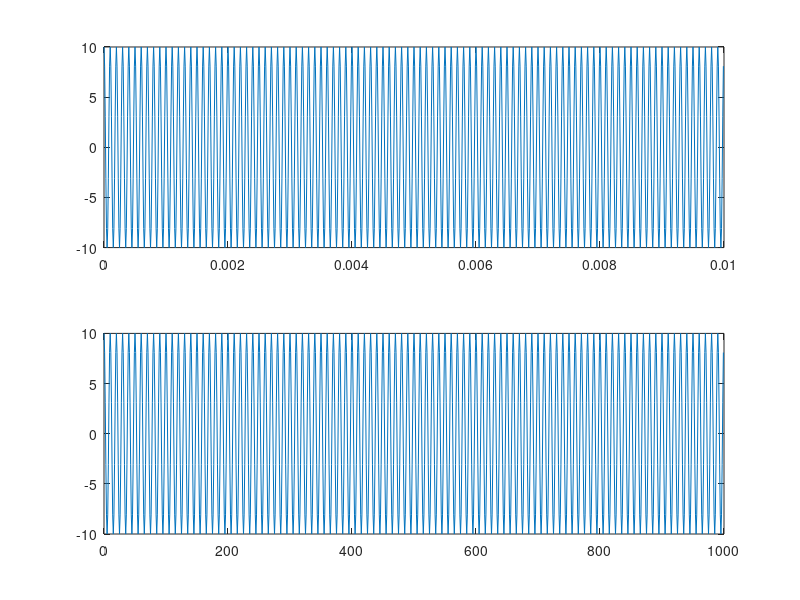
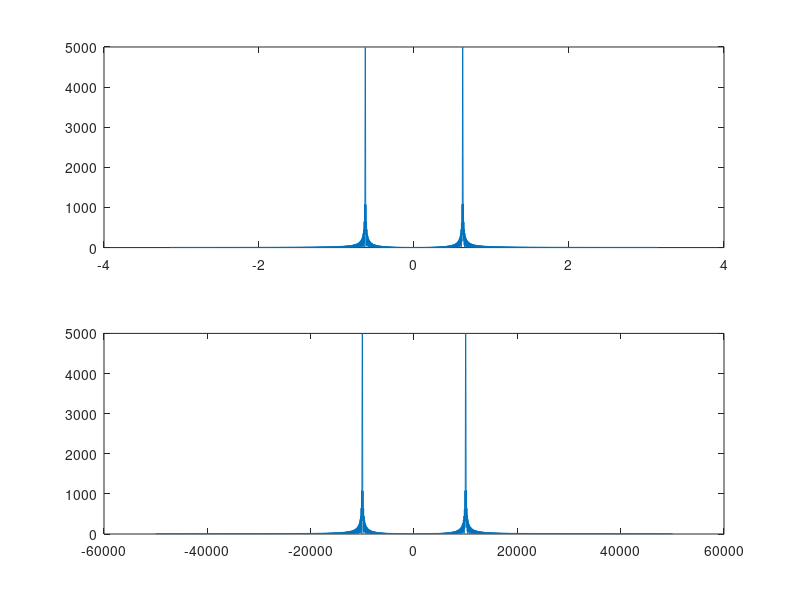

MATLAB code for these plots, in order:
clear all; clc; close all;
fs=100e3;
ts=1/fs;
N=1000;
n=0:N-1;
t=n*ts;
f0=10e3;
x1=10*cos(2*pi*f0*t);
w0=2*pi*f0/fs;
x2=10*cos(w0*n);
figure(1);
subplot(2,1,1);
plot(t,x1);
subplot(2,1,2);
plot(n,x2)
w=-pi:0.001:pi;
nt=n';
A=exp(-1i*nt*w);
Xw=x1*A; Xw=abs(Xw);
figure(2);
subplot(2,1,1);
plot(w,Xw)
f=w*fs/(2*pi);
subplot(2,1,2);
plot(f,Xw);